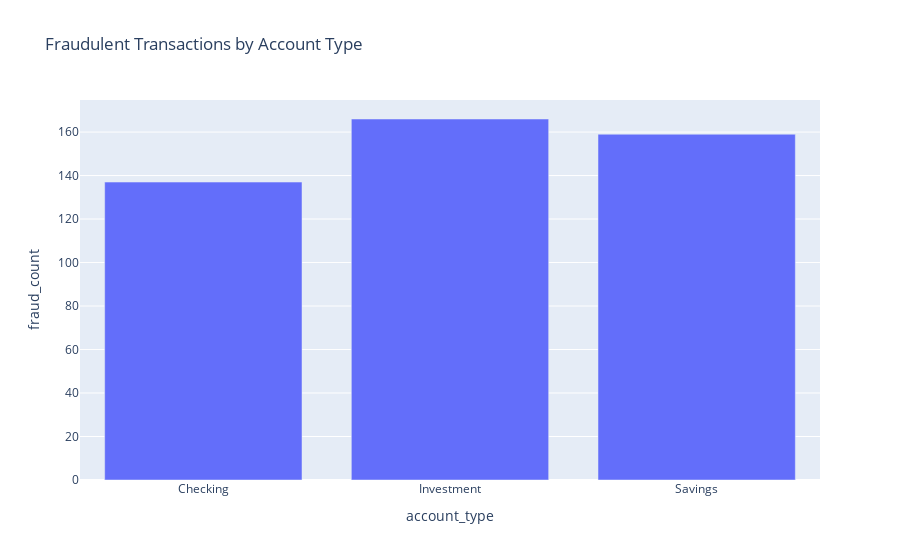

Notebook code cell kept with this figure:
### Markdown cell above
### Fraud by Account Type

### Code cell
fraud_acct = fraud.groupby('account_type')['transaction_id'].count().reset_index()
fraud_acct.columns = ['account_type', 'fraud_count']

fig = px.bar(fraud_acct, x='account_type', y='fraud_count',
             title='Fraudulent Transactions by Account Type')
fig.show()

### Figure 1 — Plotly figure (JSON) as saved in the notebook; plotly's stock layout.template omitted (floating-point values rounded to 4 significant figures)
{"data": [{"alignmentgroup": "True", "hovertemplate": "account_type=%{x}<br>fraud_count=%{y}<extra></extra>", "legendgroup": "", "marker": {"color": "#636efa", "pattern": {"shape": ""}}, "name": "", "offsetgroup": "", "orientation": "v", "showlegend": false, "textposition": "auto", "type": "bar", "x": ["Checking", "Investment", "Savings"], "xaxis": "x", "y": [137, 166, 159], "yaxis": "y"}], "layout": {"barmode": "relative", "legend": {"tracegroupgap": 0}, "title": {"text": "Fraudulent Transactions by Account Type"}, "xaxis": {"anchor": "y", "domain": [0, 1], "title": {"text": "account_type"}}, "yaxis": {"anchor": "x", "domain": [0, 1], "title": {"text": "fraud_count"}}}}
